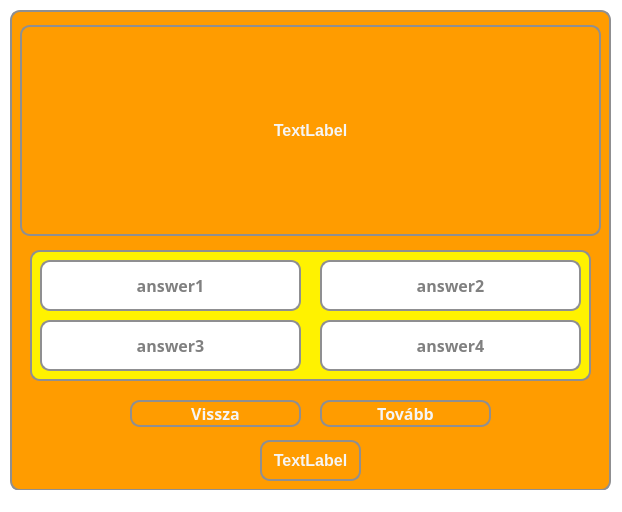
<?xml version="1.0" encoding="UTF-8"?>
<ui version="4.0">
 <class>learningGame</class>
 <widget class="QMainWindow" name="learningGame">
  <property name="geometry">
   <rect>
    <x>0</x>
    <y>0</y>
    <width>622</width>
    <height>512</height>
   </rect>
  </property>
  <property name="windowTitle">
   <string>Kvíz</string>
  </property>
  <property name="styleSheet">
   <string notr="true">* {
	background-color: white;
}</string>
  </property>
  <widget class="QWidget" name="centralwidget">
   <widget class="QWidget" name="widget" native="true">
    <property name="geometry">
     <rect>
      <x>10</x>
      <y>10</y>
      <width>601</width>
      <height>481</height>
     </rect>
    </property>
    <property name="styleSheet">
     <string notr="true">* {
	background-color: #FF9C00;
    border: 2px solid #8f8f91;
    border-radius: 10px;
    color: white;
    font-size: 16px;
    font-weight: bold;
}</string>
    </property>
    <widget class="QWidget" name="widget_2" native="true">
     <property name="geometry">
      <rect>
       <x>20</x>
       <y>240</y>
       <width>561</width>
       <height>131</height>
      </rect>
     </property>
     <property name="styleSheet">
      <string notr="true">* {
	background-color: #FFF200;
	border: 2px solid #8f8f91;
	border-radius: 10px;
	color: white;
	font-size: 16px;
	font-weight: bold;
}</string>
     </property>
     <widget class="QPushButton" name="answer2Button">
      <property name="geometry">
       <rect>
        <x>290</x>
        <y>10</y>
        <width>261</width>
        <height>51</height>
       </rect>
      </property>
      <property name="font">
       <font>
        <family>Corbel</family>
        <pointsize>-1</pointsize>
        <bold>true</bold>
       </font>
      </property>
      <property name="styleSheet">
       <string notr="true">* {
	background-color: white;
	color: grey;
}

*:hover {
	background-color: #FF9C00;
	color: whitesmoke;
}</string>
      </property>
      <property name="text">
       <string>answer2</string>
      </property>
      <property name="checkable">
       <bool>true</bool>
      </property>
     </widget>
     <widget class="QPushButton" name="answer1Button">
      <property name="geometry">
       <rect>
        <x>10</x>
        <y>10</y>
        <width>261</width>
        <height>51</height>
       </rect>
      </property>
      <property name="font">
       <font>
        <family>Corbel</family>
        <pointsize>-1</pointsize>
        <bold>true</bold>
       </font>
      </property>
      <property name="styleSheet">
       <string notr="true">* {
	background-color: white;
	color: grey;
}

*:hover {
	background-color: #FF9C00;
	color: whitesmoke;
}</string>
      </property>
      <property name="text">
       <string>answer1</string>
      </property>
      <property name="checkable">
       <bool>true</bool>
      </property>
     </widget>
     <widget class="QPushButton" name="answer3Button">
      <property name="geometry">
       <rect>
        <x>10</x>
        <y>70</y>
        <width>261</width>
        <height>51</height>
       </rect>
      </property>
      <property name="font">
       <font>
        <family>Corbel</family>
        <pointsize>-1</pointsize>
        <bold>true</bold>
       </font>
      </property>
      <property name="styleSheet">
       <string notr="true">* {
	background-color: white;
	color: grey;
}

*:hover {
	background-color: #FF9C00;
	color: whitesmoke;
}</string>
      </property>
      <property name="text">
       <string>answer3</string>
      </property>
      <property name="checkable">
       <bool>true</bool>
      </property>
     </widget>
     <widget class="QPushButton" name="answer4Button">
      <property name="geometry">
       <rect>
        <x>290</x>
        <y>70</y>
        <width>261</width>
        <height>51</height>
       </rect>
      </property>
      <property name="font">
       <font>
        <family>Corbel</family>
        <pointsize>-1</pointsize>
        <bold>true</bold>
       </font>
      </property>
      <property name="styleSheet">
       <string notr="true">* {
	background-color: white;
	color: grey;
}

*:hover {
	background-color: #FF9C00;
	color: whitesmoke;
}</string>
      </property>
      <property name="text">
       <string>answer4</string>
      </property>
      <property name="checkable">
       <bool>true</bool>
      </property>
     </widget>
    </widget>
    <widget class="QPushButton" name="backButton">
     <property name="geometry">
      <rect>
       <x>120</x>
       <y>390</y>
       <width>171</width>
       <height>27</height>
      </rect>
     </property>
     <property name="font">
      <font>
       <family>Corbel</family>
       <pointsize>-1</pointsize>
       <bold>true</bold>
      </font>
     </property>
     <property name="styleSheet">
      <string notr="true">* {
	background-color: #FF9C00;
	color: whitesmoke;
}

*:hover {
	background-color: #FFF200;
	color: #8f8f91;
}</string>
     </property>
     <property name="text">
      <string>Vissza</string>
     </property>
    </widget>
    <widget class="QPushButton" name="nextButton">
     <property name="geometry">
      <rect>
       <x>310</x>
       <y>390</y>
       <width>171</width>
       <height>27</height>
      </rect>
     </property>
     <property name="font">
      <font>
       <family>Corbel</family>
       <pointsize>-1</pointsize>
       <bold>true</bold>
      </font>
     </property>
     <property name="styleSheet">
      <string notr="true">* {
	background-color: #FF9C00;
	color: whitesmoke;
}

*:hover {
	background-color: #FFF200;
	color: #8f8f91;
}</string>
     </property>
     <property name="text">
      <string>Tovább</string>
     </property>
    </widget>
    <widget class="QLabel" name="questionField">
     <property name="geometry">
      <rect>
       <x>10</x>
       <y>15</y>
       <width>581</width>
       <height>211</height>
      </rect>
     </property>
     <property name="styleSheet">
      <string notr="true">* {
	color: whitesmoke;
}</string>
     </property>
     <property name="text">
      <string>TextLabel</string>
     </property>
     <property name="alignment">
      <set>Qt::AlignCenter</set>
     </property>
    </widget>
    <widget class="QLabel" name="timerLabel">
     <property name="geometry">
      <rect>
       <x>250</x>
       <y>430</y>
       <width>101</width>
       <height>41</height>
      </rect>
     </property>
     <property name="styleSheet">
      <string notr="true">* {
	    color: whitesmoke;
}</string>
     </property>
     <property name="text">
      <string>TextLabel</string>
     </property>
     <property name="alignment">
      <set>Qt::AlignCenter</set>
     </property>
    </widget>
   </widget>
  </widget>
  <widget class="QStatusBar" name="statusbar"/>
 </widget>
 <resources/>
 <connections/>
</ui>
